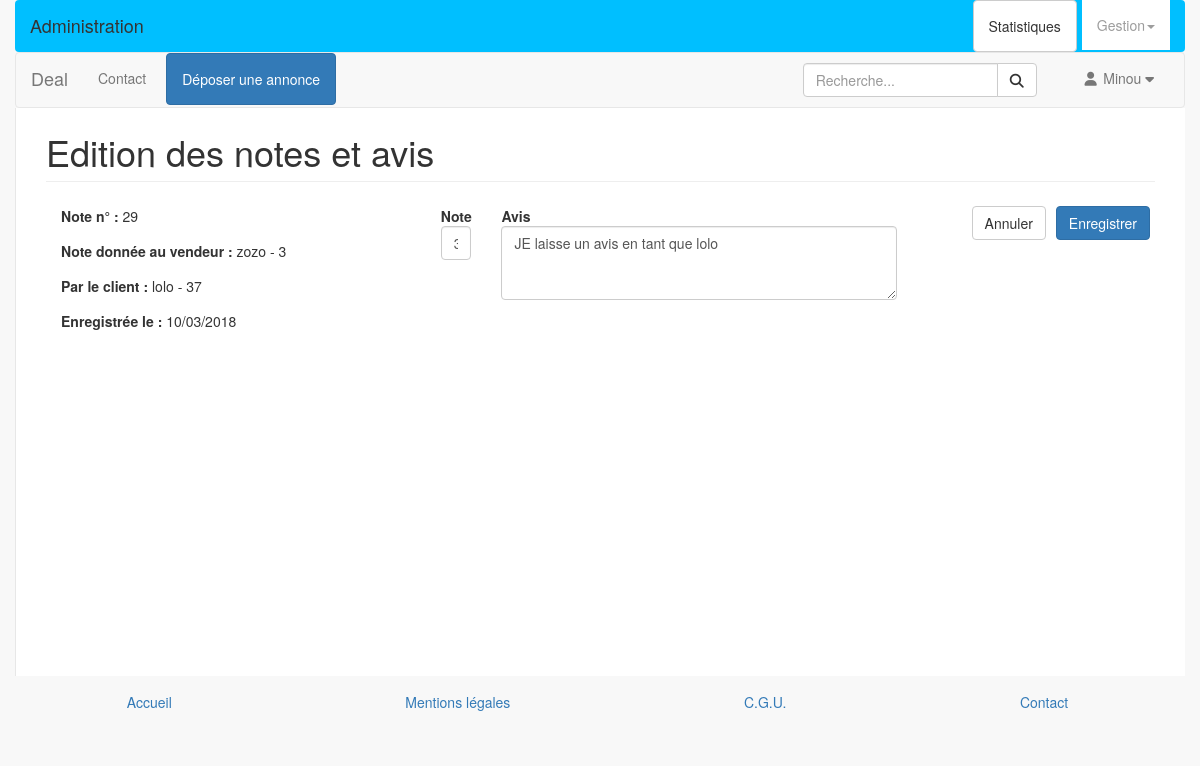
Page /admin/note-edit.php?id=29 (signed in) on the committed database.
### tables this page shows
CREATE TABLE `notes` (
  `id` int(10) unsigned NOT NULL AUTO_INCREMENT,
  `note` int(1) DEFAULT NULL,
  `avis` text,
  `membre_id1` int(10) unsigned DEFAULT NULL,
  `membre_id2` int(10) unsigned DEFAULT NULL,
  `date_enregistrement` datetime NOT NULL,
  PRIMARY KEY (`id`),
  KEY `fk_note_membre1_idx` (`membre_id1`),
  KEY `fk_note_membre2_idx` (`membre_id2`),
  CONSTRAINT `fk_notes_membre2` FOREIGN KEY (`membre_id2`) REFERENCES `membre` (`id`) ON DELETE CASCADE ON UPDATE CASCADE
);

CREATE TABLE `membre` (
  `id` int(10) unsigned NOT NULL AUTO_INCREMENT,
  `civilite` enum('M.','Mme') NOT NULL,
  `pseudo` varchar(45) NOT NULL,
  `mdp` varchar(255) NOT NULL,
  `nom` varchar(45) NOT NULL,
  `prenom` varchar(45) NOT NULL,
  `telephone` varchar(45) DEFAULT NULL,
  `email` varchar(45) NOT NULL,
  `role` enum('user','admin') NOT NULL,
  `date_enregistrement` datetime NOT NULL DEFAULT CURRENT_TIMESTAMP,
  PRIMARY KEY (`id`),
  UNIQUE KEY `pseudo_UNIQUE` (`pseudo`)
);

### admin/note-edit.php (the view, shortened to what this page needs)
<?php
require_once __DIR__ .'/../include/init.php';
$errors = [];
$note = '';
if (!empty($_GET)) {
  if (!isset($_GET['id'])) {
    $errors[] = "La page que vous recherchez n'existe pas.";
  } elseif ((int)$_GET['id'] == 0) {
    setFlashMessage('L\'id de la note ou l\'avis que vous recherchez n\'est pas valide.<br>Sélectionnez à nouveau dans la liste.', 'error');
    header('Location: notes.php');
    die;
  } else {
    $req = 'SELECT COUNT(*) FROM notes WHERE id = '.(int)$_GET['id'];
    $stmt = $pdo->query($req);
    $nb = $stmt->fetchColumn();
    if ($nb == 0) {
      $errors[] = 'La note n°'.(int)$_GET['id'].' que vous avez sélectionnée n\'existe pas ou plus.';
    } else {
      $req = 'SELECT n.id id, n.note note, n.avis avis, n.date_enregistrement date_enregistrement, mc.id idClient, mv.id idVendeur, mc.pseudo pseudoClient, mv.pseudo pseudoVendeur, mc.email mailClient, mv.email mailVendeur FROM notes n '
      .'JOIN membre mc ON mc.id = n.membre_id1 '
      .'JOIN membre mv ON mv.id = n.membre_id2 '
      .'WHERE n.id = '. (int)$_GET['id'];
      $stmt = $pdo->query($req);
      $note = $stmt->fetch();
    }
  }
} else {
  setFlashMessage('Vous devez absolument sélectionner une note ou un avis à modifier dans la liste', 'error');
  header('Location: notes.php');
  die;
}
include __DIR__ .'/../layout/top.php';
?>
<div id="page-wrapper">
  <div class="row">
    <div class="col-lg-12">
      <h1 class="page-header">Edition des notes et avis</h1>
    </div>
  </div>
  <form method="post" id="notes">
    <div class="row">
      <div class="col-sm-4">
        <div class="col-sm-12 form-group">
          <label for="">Note n° : </label>
          <?= $note['id']; ?>
        </div>
        <div class="col-sm-12 form-group">
          <label for="">Note donnée au vendeur : </label>
          <?= $note['pseudoVendeur'].' - '.$note['idVendeur']?>
        </div>
        <div class="col-sm-12 form-group">
          <label for="">Par le client : </label>
          <?= $note['pseudoClient'].' - '.$note['idClient']?>
        </div>
        <div class="col-sm-12 form-group">
          <label for="">Enregistrée le : </label>
          <?= strftime('%d/%m/%Y',strtotime($note['date_enregistrement'])); ?>
        </div>
      </div>
      <div class="col-sm-8">
        <div class="col-sm-1 form-group">
          <label for="">Note</label>
          <input type="text" name="note" value="<?= $note['note']; ?>" class="form-control">
        </div>
        <div class="col-sm-7 form-group">
          <label for="">Avis</label>
          <textarea name="avis" value="<?= $note['avis']; ?>" rows="3" col="10" class="form-control"><?= $note['avis']; ?></textarea>
        </div>
        <div class="col-auto">
          <button class="btn btn-primary pull-right" type="submit" name="button">Enregistrer</button>
          <a href="commentaires.php" class="btn btn-default pull-right" type="cancel">Annuler</a>
        </div>
      </div>
    </div>
  </form>
</div>
<?php
include __DIR__ .'/../layout/bottom.php';
?>

### rows in the picture
notes: id "29", membre_id2.pseudo "zozo", membre_id2 "3", membre.pseudo "lolo", membre.id "37", date_enregistrement "10/03/2018", note "3", avis "JE laisse un avis en tant que lolo"

### other values in the picture
getPseudo() "Minou"
